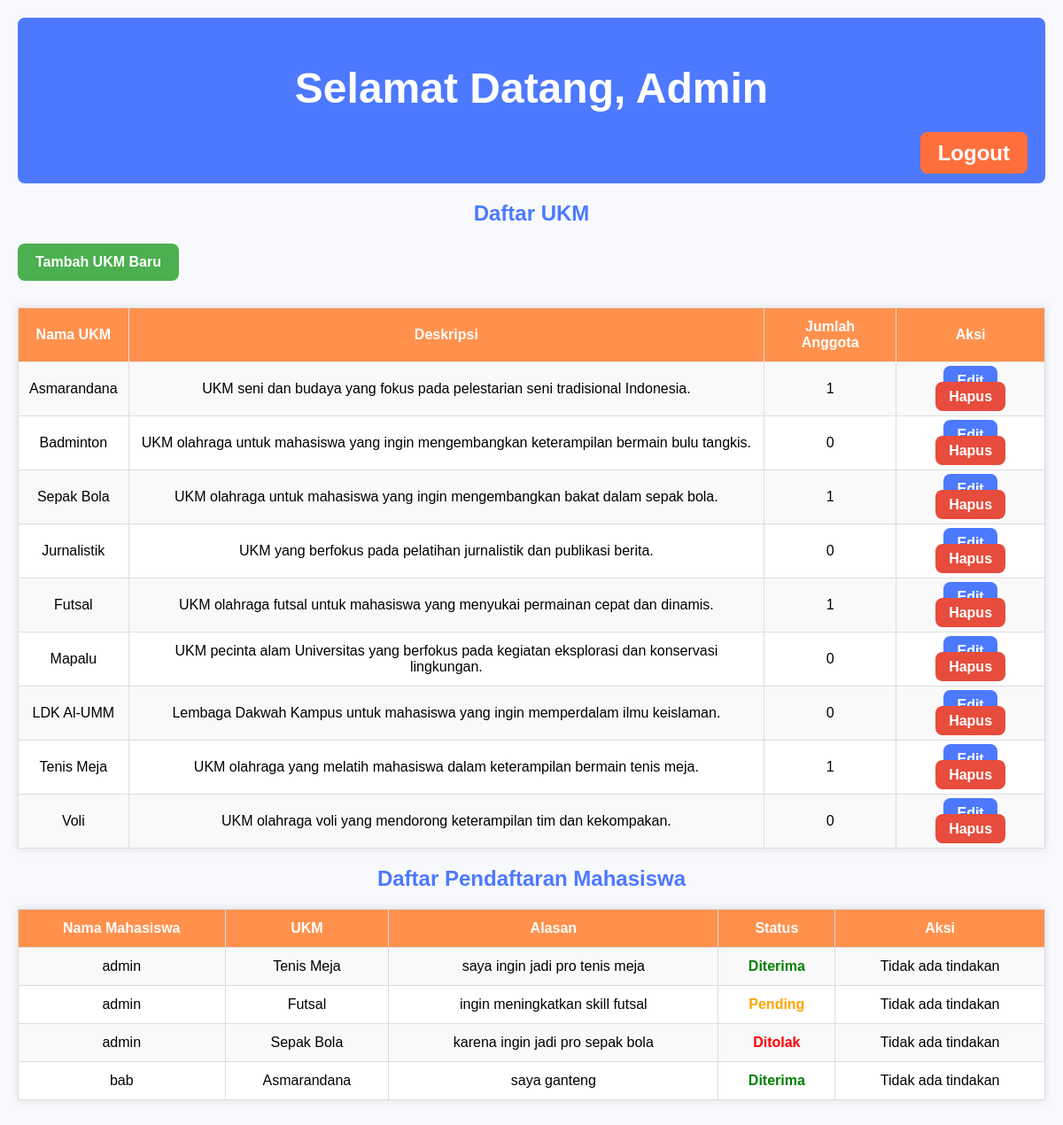
/admin_dashboard.php (signed in), run on the app's committed database.
### tables this page shows
CREATE TABLE `ukm` (
  `id` int(11) NOT NULL,
  `name` varchar(100) NOT NULL,
  `description` text NOT NULL,
  `category` varchar(50) NOT NULL,
  `contact` varchar(100) NOT NULL,
  `foto` varchar(255) DEFAULT NULL
);

CREATE TABLE `registrations` (
  `id` int(11) NOT NULL,
  `user_id` int(11) NOT NULL,
  `nama` varchar(100) NOT NULL,
  `nim` varchar(50) NOT NULL,
  `program_studi` varchar(100) NOT NULL,
  `ukm_id` int(11) NOT NULL,
  `alasan` text NOT NULL,
  `created_at` timestamp NULL DEFAULT current_timestamp(),
  `status` enum('pending','approved','rejected') DEFAULT 'pending'
);

CREATE TABLE `users` (
  `id` int(11) NOT NULL,
  `username` varchar(50) NOT NULL,
  `email` varchar(100) NOT NULL,
  `password` varchar(255) NOT NULL,
  `role` enum('admin','user') NOT NULL DEFAULT 'user',
  `created_at` timestamp NULL DEFAULT current_timestamp()
);

### admin_dashboard.php (the view, shortened to what this page needs)
<?php
$conn = new mysqli('localhost', 'root', '', 'ukm');
$ukm_result = $conn->query("SELECT * FROM ukm");
$registration_count_sql = "SELECT ukm_id, COUNT(*) AS total FROM registrations GROUP BY ukm_id";
$registration_count_result = $conn->query($registration_count_sql);
$registration_count = [];
while ($row = $registration_count_result->fetch_assoc()) {
    $registration_count[$row['ukm_id']] = $row['total'];
}
?>
<!DOCTYPE html>
<html lang="en">
<head>
    <link rel="stylesheet" href="styles/admin_dashboard.css">
</head>
<body>
    <div class="header">
        <h1>Selamat Datang, Admin</h1>
        <nav>
            <a href="logout.php" class="logout-button">Logout</a>
        </nav>
    </div>
    <div class="content">
        <h2>Daftar UKM</h2>
        <a href="add_ukm.php" class="add-button">Tambah UKM Baru</a>
        <table border="1">
            <tr>
                <th>Nama UKM</th>
                <th>Deskripsi</th>
                <th>Jumlah Anggota</th>
                <th>Aksi</th>
            </tr>
            <?php while ($row = $ukm_result->fetch_assoc()): ?>
                <tr>
                    <td><?php echo htmlspecialchars($row['name']); ?></td>
                    <td><?php echo htmlspecialchars($row['description']); ?></td>
                    <td><?php echo isset($registration_count[$row['id']]) ? $registration_count[$row['id']] : 0; ?></td>
                    <td>
                        <a href="edit_ukm.php?id=<?php echo $row['id']; ?>" class="edit-button">Edit</a>
                        <a href="delete_ukm.php?id=<?php echo $row['id']; ?>" class="delete-button" onclick="return confirm('Yakin ingin menghapus UKM ini?');">Hapus</a>
                    </td>
                </tr>
            <?php endwhile; ?>
        </table>
        <h2>Daftar Pendaftaran Mahasiswa</h2>
        <?php
        $registration_result = $conn->query("
            SELECT r.*, u.username, k.name AS ukm_name
            FROM registrations r
            JOIN users u ON r.user_id = u.id
            JOIN ukm k ON r.ukm_id = k.id
            ORDER BY r.id DESC
        ");
        ?>
        <table border="1">
            <tr>
                <th>Nama Mahasiswa</th>
                <th>UKM</th>
                <th>Alasan</th>
                <th>Status</th>
                <th>Aksi</th>
            </tr>
            <?php while ($row = $registration_result->fetch_assoc()): ?>
                <tr>
                    <td><?php echo htmlspecialchars($row['username']); ?></td>
                    <td><?php echo htmlspecialchars($row['ukm_name']); ?></td>
                    <td><?php echo htmlspecialchars($row['alasan']); ?></td>
                    <td>
                        <?php if ($row['status'] === 'approved'): ?>
                            <span style="color: green; font-weight: bold;">Diterima</span>
                        <?php elseif ($row['status'] === 'rejected'): ?>
                            <span style="color: red; font-weight: bold;">Ditolak</span>
                        <?php else: ?>
                            <span style="color: orange; font-weight: bold;">Pending</span>
                        <?php endif; ?>
                    </td>
                    <td>
                        <?php if ($row['status'] === 'pending'): ?>
                            <a href="approve_registration.php?id=<?php echo $row['id']; ?>" class="approve-button">Setujui</a>
                            <a href="reject_registration.php?id=<?php echo $row['id']; ?>" class="reject-button">Tolak</a>
                        <?php else: ?>
                            <span>Tidak ada tindakan</span>
                        <?php endif; ?>
                    </td>
                </tr>
            <?php endwhile; ?>
        </table>
    </div>
</body>
</html>

### styles/admin_dashboard.css (style rules this page uses)
body { font-family: "Arial", sans-serif; background-color: #f7f9fc; margin: 0; padding: 20px; }
.header { background-color: #4d79ff; padding: 20px; text-align: center; color: white; font-size: 24px; font-weight: bold; border-radius: 8px; }
nav { text-align: right; }
.logout-button { background-color: #ff6f3c; padding: 10px 20px; border-radius: 8px; color: white; text-decoration: none; font-weight: bold; }
.content { max-width: 1200px; margin: 20px auto; }
h2 { text-align: center; color: #4d79ff; }
.add-button { display: inline-block; background-color: #4caf50; color: white; padding: 12px 20px; border-radius: 8px; text-decoration: none; font-weight: bold; margin-bottom: 20px; }
table { width: 100%; border-collapse: collapse; margin-top: 10px; background-color: white; box-shadow: 0 0 10px rgba(0, 0, 0, 0.1); }
th, td { padding: 12px; border: 1px solid #ddd; text-align: center; }
th { background-color: #ff914d; color: white; }
tr:nth-child(even) { background-color: #f9f9f9; }
.edit-button, .delete-button, .approve-button, .reject-button { padding: 8px 15px; text-decoration: none; border-radius: 8px; color: white; font-weight: bold; }
.edit-button { background-color: #4d79ff; }
.delete-button { background-color: #e74c3c; }

### data on the page
ukm: name "Asmarandana", description "UKM seni dan budaya yang fokus pada pelestarian seni tradisional Indonesia.", id "1"
ukm: name "Badminton", description "UKM olahraga untuk mahasiswa yang ingin mengembangkan keterampilan bermain bulu tangkis.", shows "0"
ukm: name "Sepak Bola", description "UKM olahraga untuk mahasiswa yang ingin mengembangkan bakat dalam sepak bola.", id "1"
ukm: name "Jurnalistik", description "UKM yang berfokus pada pelatihan jurnalistik dan publikasi berita.", shows "0"
ukm: name "Futsal", description "UKM olahraga futsal untuk mahasiswa yang menyukai permainan cepat dan dinamis.", id "1"
ukm: name "Mapalu", description "UKM pecinta alam Universitas yang berfokus pada kegiatan eksplorasi dan konservasi lingkungan.", shows "0"
ukm: name "LDK Al-UMM", description "Lembaga Dakwah Kampus untuk mahasiswa yang ingin memperdalam ilmu keislaman.", shows "0"
ukm: name "Tenis Meja", description "UKM olahraga yang melatih mahasiswa dalam keterampilan bermain tenis meja.", id "1"
ukm: name "Voli", description "UKM olahraga voli yang mendorong keterampilan tim dan kekompakan.", shows "0"
registrations: user.username "admin", ukm.name "Tenis Meja", alasan "saya ingin jadi pro tenis meja", status "Diterima"
registrations: user.username "admin", ukm.name "Futsal", alasan "ingin meningkatkan skill futsal", status "Pending"
registrations: user.username "admin", ukm.name "Sepak Bola", alasan "karena ingin jadi pro sepak bola", status "Ditolak"
registrations: user.username "bab", ukm.name "Asmarandana", alasan "saya ganteng", status "Diterima"
